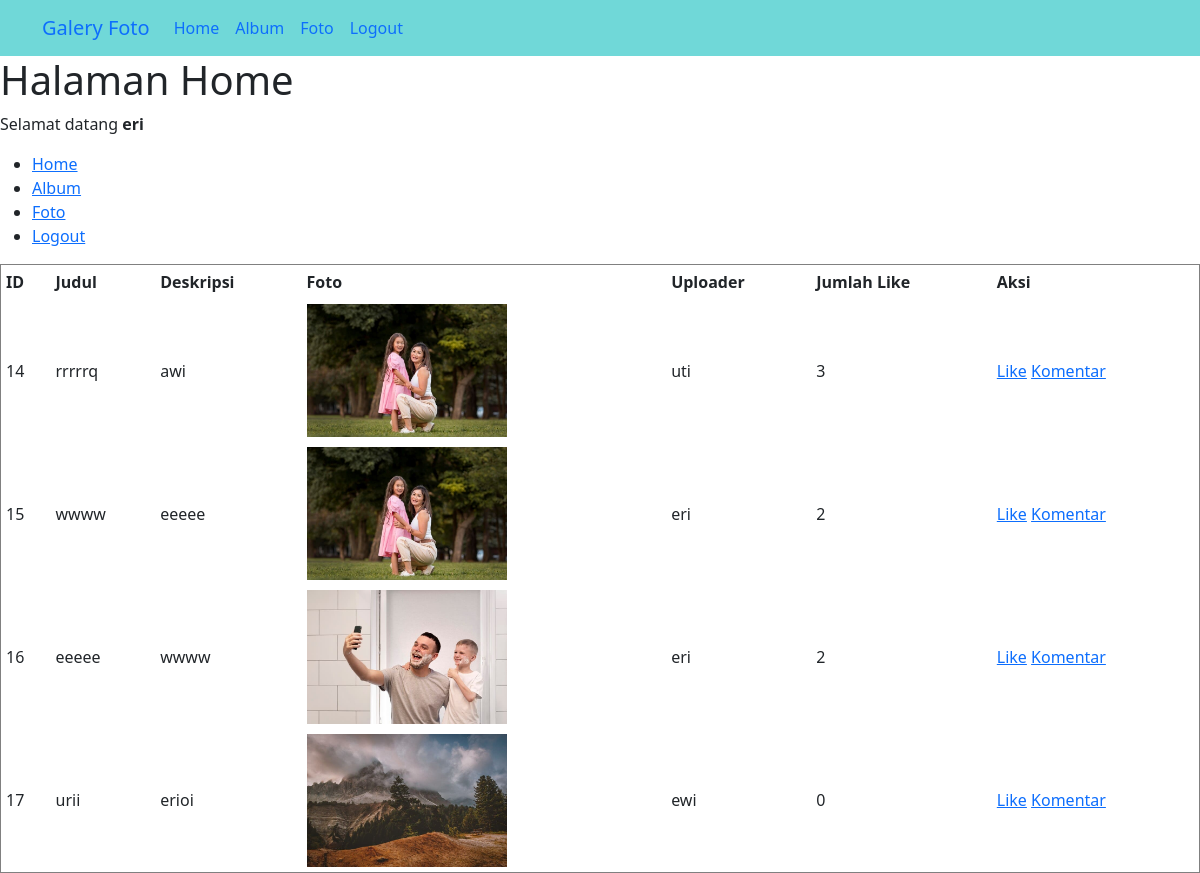
/ujikomAlfan/ppp.php (signed in), run on the app's committed database.
### tables this page shows
CREATE TABLE `foto` (
  `fotoid` int(11) NOT NULL,
  `judulfoto` varchar(255) NOT NULL,
  `deskripsifoto` text NOT NULL,
  `tanggalunggah` date NOT NULL,
  `lokasifile` varchar(255) NOT NULL,
  `userid` int(11) NOT NULL
);

CREATE TABLE `user` (
  `userid` int(11) NOT NULL,
  `username` varchar(255) NOT NULL,
  `password` varchar(255) NOT NULL,
  `email` varchar(255) NOT NULL,
  `namalengkap` varchar(255) NOT NULL,
  `alamat` text NOT NULL
);

### ujikomAlfan/ppp.php (the view, shortened to what this page needs)
<!DOCTYPE html>
<html lang="en">
<head>
    <link href="https://cdn.jsdelivr.net/npm/bootstrap@5.0.2/dist/css/bootstrap.min.css" rel="stylesheet">
</head>
<body>
<nav class="navbar navbar-expand-lg bg-body-tertiary" style="background-color: rgb(112, 216, 216);">
        <div class="container">
          <a class="navbar-brand" href="home.php">Galery Foto</a>
          <div class="collapse navbar-collapse" id="navbarNavAltMarkup">
            <div class="navbar-nav">
              <a href="home.php" class="nav-link active" aria-current="page" href="#">Home</a>
              <a href="album.php"class="nav-link" href="#">Album</a>
              <a href="foto.php"class="nav-link" href="#">Foto</a>
              <a href="logout.php"class="nav-link" href="#">Logout</a>
            </div>
          </div>
        </div>
      </nav>
    <h1>Halaman Home</h1>
    <p>Selamat datang <b><?=$_SESSION['namalengkap']?></b></p>
    <ul>
        <li><a href="home.php">Home</a></li>
        <li><a href="album.php">Album</a></li>
        <li><a href="foto.php">Foto</a></li>
        <li><a href="logout.php">Logout</a></li>
    </ul>
    <table width="100%" border="1" cellpadding="5" cellspacing="0">
        <tr>
            <th>ID</th>
            <th>Judul</th>
            <th>Deskripsi</th>
            <th>Foto</th>
            <th>Uploader</th>
            <th>Jumlah Like</th>
            <th>Aksi</th>
        </tr>
        <?php
            include "koneksi.php";
            $sql=mysqli_query($conn,"select * from foto,user where foto.userid=user.userid");
            while($data=mysqli_fetch_array($sql)){
        ?>
            <tr>
                <td><?=$data['fotoid']?></td>
                <td><?=$data['judulfoto']?></td>
                <td><?=$data['deskripsifoto']?></td>
                <td>
                    <img src="gambar/<?=$data['lokasifile']?>" width="200px">
                </td>
                <td><?=$data['namalengkap']?></td>
                <td>
                    <?php
                        $fotoid=$data['fotoid'];
                        $sql2=mysqli_query($conn,"select * from likefoto where fotoid='$fotoid'");
                        echo mysqli_num_rows($sql2);
                    ?>
                </td>
                <td>
                    <a href="like.php?fotoid=<?=$data['fotoid']?>">Like</a>
                    <a href="komentar.php?fotoid=<?=$data['fotoid']?>">Komentar</a>
                </td>
            </tr>
        <?php
            }
        ?>
    </table>
</body>
</html>

### data on the page
foto: fotoid "14", judulfoto "rrrrrq", deskripsifoto "awi", lokasifile (picture), userid.namalengkap "uti", mysqli_num_rows($sql2) "3"
foto: fotoid "15", judulfoto "wwww", deskripsifoto "eeeee", lokasifile (picture), userid.namalengkap "eri", mysqli_num_rows($sql2) "2"
foto: fotoid "16", judulfoto "eeeee", deskripsifoto "wwww", lokasifile (picture), userid.namalengkap "eri", mysqli_num_rows($sql2) "2"
foto: fotoid "17", judulfoto "urii", deskripsifoto "erioi", lokasifile (picture), userid.namalengkap "ewi", mysqli_num_rows($sql2) "0"

### other printed values
$_SESSION['namalengkap'] "eri"
